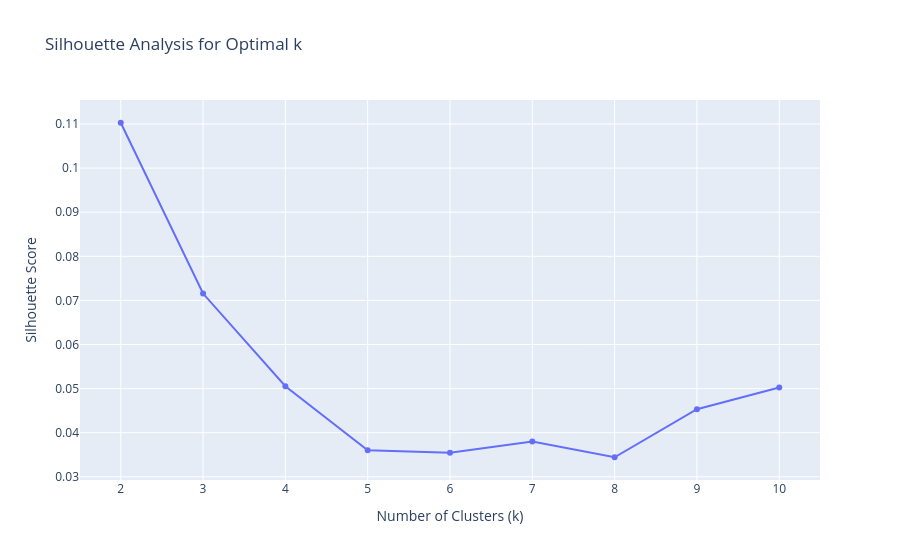

Source (notebook cell):
### Markdown cell above
Within this DBSCAN, only 1 cluster was found with a fairly high $\epsilon$ of $9.0$. This indicates that the relationships are fairly complex, and data points are very far apart.

Therefore, we can attempt this again with a $k$-Means clustering algorithm. We can use firstly use a silhoulette analysis to determine the optimal $k$.

### Code cell
from sklearn.metrics import silhouette_score  # Silhouette Score metric
from sklearn.cluster import KMeans  # KMeans Clustering algorithm

# Test different values of k
silhouette_scores = []
k_range = range(2, 11)

for k in k_range:
    kmeans = KMeans(n_clusters=k, random_state=42, n_init=10)
    cluster_labels = kmeans.fit_predict(hesp_df_encoded_scaled.drop('Cluster', axis=1))
    silhouette_avg = silhouette_score(hesp_df_encoded_scaled.drop('Cluster', axis=1), cluster_labels)
    silhouette_scores.append(silhouette_avg)
    print(f"For k={k}, silhouette score = {silhouette_avg:.3f}")

# Plot silhouette scores
fig = px.line(
    x=list(k_range), 
    y=silhouette_scores, 
    markers=True,
    labels={'x': 'Number of Clusters (k)', 'y': 'Silhouette Score'},
    title='Silhouette Analysis for Optimal k'
)
fig.show()

# Find optimal k
optimal_k = list(k_range)[silhouette_scores.index(max(silhouette_scores))]
print(f"\nOptimal number of clusters: {optimal_k} (silhouette score = {max(silhouette_scores):.3f})")

### Figure 1 — Plotly figure (JSON) as saved in the notebook; plotly's stock layout.template omitted (floating-point values rounded to 4 significant figures)
{"data": [{"hovertemplate": "Number of Clusters (k)=%{x}<br>Silhouette Score=%{y}<extra></extra>", "legendgroup": "", "line": {"color": "#636efa", "dash": "solid"}, "marker": {"symbol": "circle"}, "mode": "lines+markers", "name": "", "orientation": "v", "showlegend": false, "type": "scatter", "x": [2, 3, 4, 5, 6, 7, 8, 9, 10], "xaxis": "x", "y": [0.1103, 0.07156, 0.05055, 0.036, 0.03544, 0.03799, 0.03444, 0.04532, 0.05026], "yaxis": "y"}], "layout": {"legend": {"tracegroupgap": 0}, "title": {"text": "Silhouette Analysis for Optimal k"}, "xaxis": {"anchor": "y", "domain": [0, 1], "title": {"text": "Number of Clusters (k)"}}, "yaxis": {"anchor": "x", "domain": [0, 1], "title": {"text": "Silhouette Score"}}}}
